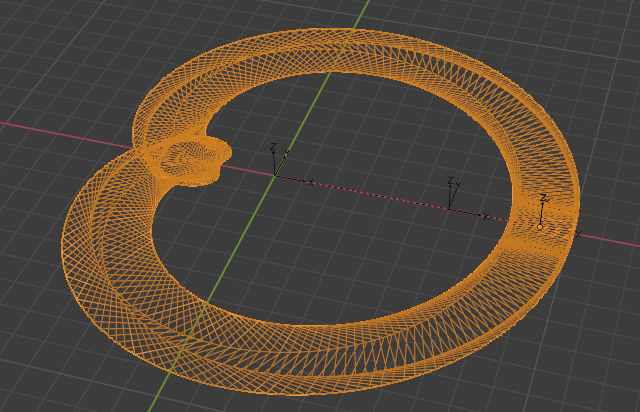
#> input picture animation_trajectory.png, 640 x 412 px
$ python pygame_on_github_test.py
#> lines starting #> are read from the running program, lines starting #| are printed output that depends on the picture
from PIL import Image
from tkinter import filedialog

def open_image():
    # ファイルを選択するダイアログを表示
    file_path = filedialog.askopenfilename()
#> the answer given: ../animation_trajectory.png

    # ファイルが選択されなかった場合は何もしない
    if not file_path:
        return

    # 画像を開く
    img = Image.open(file_path)
#> img is the input picture: PIL image 640x412 RGB; mean R, G, B 84.5, 71.5, 57.5

    # リサイズするサイズを指定します（ここでは幅と高さを半分にします）
    new_width = img.width // 2
#> new_width = 320
    new_height = img.height // 2
#> new_height = 206

    # 画像をリサイズします
    resized_img = img.resize((new_width, new_height))
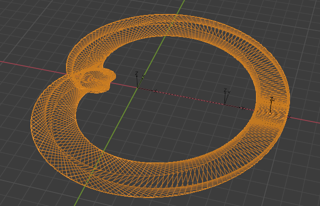
#> resized_img: PIL image 320x206 RGB; mean R, G, B 84.5, 71.6, 57.6

    # 画像を表示
    resized_img.show()

open_image()
